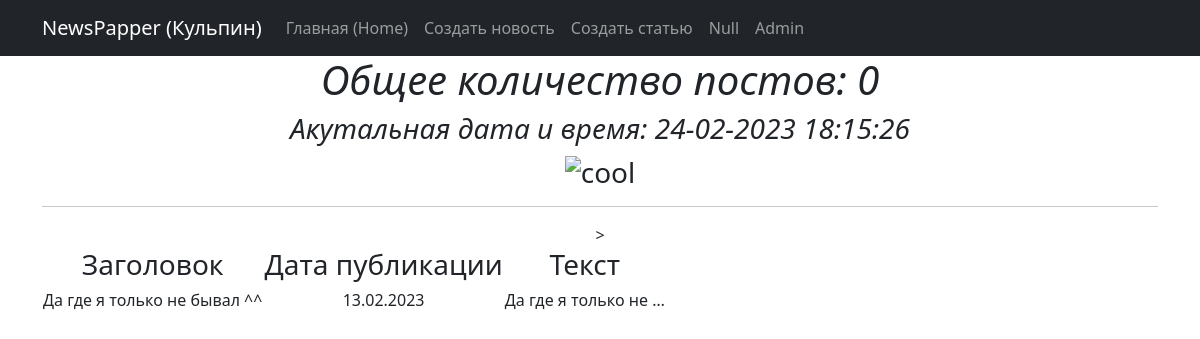
The page /news/2 on the database its author committed.
### news/models.py (models this page shows, shortened)
class Post(models.Model):
    article = 'AR'
    news = 'NE'
    POST_TYPES = [
        (article, 'Статья'),
        (news, 'Новость')
    ]
    author = models.ForeignKey(Author, on_delete=models.CASCADE)
    post_type = models.CharField(max_length=2, choices=POST_TYPES)
    time_created = models.DateTimeField(auto_now_add=True)
    categories = models.ManyToManyField(Category, through='PostCategory')
    title = models.CharField(max_length=255)
    text = models.TextField()
    rating = models.FloatField(default=0.0)

### news/views.py (the view)
# urls.py: path('<int:pk>', PostDetail.as_view(), name='postdetail'),
class PostDetail(DetailView):
    model = Post
    template_name = 'news_pk.html'
    context_object_name = 'post'

### news/templatetags/custom_filters.py (called while the page is built)
@register.filter()
def currency(value, code='rub'):
   postfix = CURRENCIES_SYMBOLS[code]
   return f'{value} {postfix}'

@register.filter()
def censor(value):
   bad_words = ('скотина', 'бляха')
   if not isinstance(value, str):
      raise TypeError(f"unresolved type '{type(value)}' expected  type 'str'")
   for word in value.split():
      if word.lower() in bad_words:
         value = value.replace(word, f"{word[0]}{'*' * (len(word) - 2)}{word[-1]}")
   return value

### news/templatetags/custom_tags.py (called while the page is built)
@register.simple_tag()
def current_time(format_string='%d-%m-%Y %H:%M:%S'):
   return datetime.utcnow().strftime(format_string)

### templates/news_pk.html (shortened to what this page needs)
{% extends 'flatpages/default.html' %}
{% load custom_filters %}
{% load custom_tags %}
{% block content %}
   <h1><em>Общее количество постов: {{ post|length }}</em></h1>
   <h3><em>Акутальная дата и время: {% current_time '%d-%m-%Y %H:%M:%S' %}</em></h3>
   <h3><p>{{ next_sale|default_if_none:"Скоро обновление новостей!" }}<img src="https://html5-editor.net/tinymce/plugins/emoticons/img/smiley-cool.gif" alt="cool" /></p> </h3>
   <hr>
   {% if post %}
       <table>
           <tr>
               <td><h3>Заголовок</h3></td>
               <td><h3>Дата публикации</h3></td>
               <td><h3>Текст</h3></td>
           </tr>
           <tr>
               <td><h6>{{ post.title | currency:'Fi' | truncatewords:10 | censor}}</h6></td>
               <td><h6>{{ post.time_created|date:'j.m.Y' }}</h6></td>
               <td><h6>{{ post.text | truncatechars:20| censor }}</h6></td>>
           </tr>
       </table>
   {% else %}
       <h2>Постов нет!!</h2>
   {% endif %}
{% endblock content %}

### rows shown on the page
Post: title|censor "Да где я только не бывал ^^", time_created "13.02.2023", text|censor "Да где я только не …"

### other values the page prints
{{ post|length }} "0"
